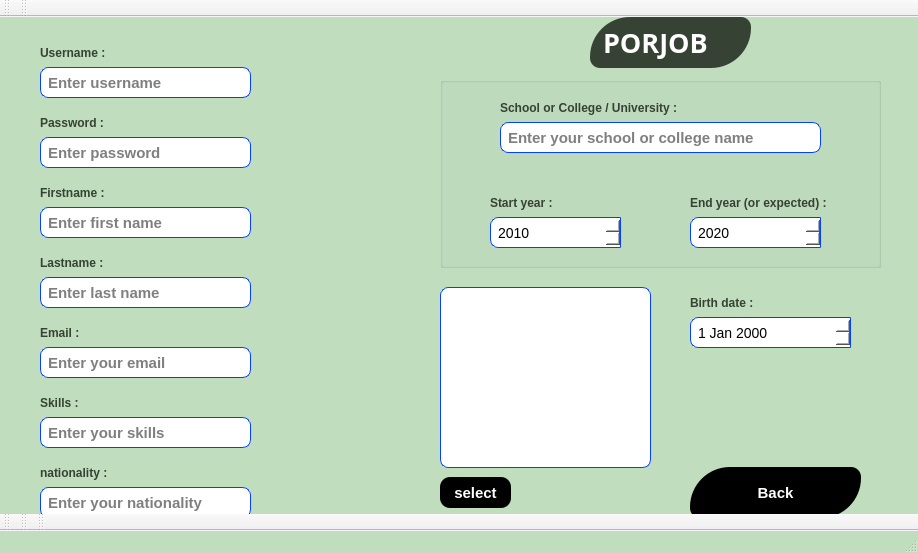
<?xml version="1.0" encoding="UTF-8"?>
<ui version="4.0">
 <class>verificationpage</class>
 <widget class="QMainWindow" name="verificationpage">
  <property name="geometry">
   <rect>
    <x>0</x>
    <y>0</y>
    <width>918</width>
    <height>553</height>
   </rect>
  </property>
  <property name="font">
   <font>
    <family>Nirmala UI</family>
    <pointsize>-1</pointsize>
    <weight>50</weight>
    <italic>false</italic>
    <bold>false</bold>
   </font>
  </property>
  <property name="acceptDrops">
   <bool>false</bool>
  </property>
  <property name="windowTitle">
   <string>MainWindow</string>
  </property>
  <property name="styleSheet">
   <string notr="true">QMainWindow {
image: url(:/pishvazpic.JPG);
background-color: rgb(192, 221, 190);
font: 40px
}

#lineEdit_4{
font: bold 15px;
border-radius: 8px;
border: 1px solid #0640ff;
padding: 5px;
background-color: rgb(255, 255, 255);
}
#lineEsit{
font: bold 15px;
border-radius: 8px;
border: 1px solid #0640ff;
padding: 5px;

}
QPushButton#pushButton_back{
background-color: black;
color: white;
font: bold 15px;
border-radius: 10px;
transition: 0.2s;
}
QPushButton#pushButton_back:hover {
background-color: rgb(80,80,80);
font: bold 17px;
}
QPushButton#pushButton_back:pressed {
background-color: rgb(50,50,50);
}

QPushButton#pushButton_back:focus{
box-shadow: 0 0 5px rgba(0,0,255,0.5);
font: bold 15px;
Width: 150px;
}

QPushButton#pushButton_select_photo{
background-color: black;
color: white;
font: bold 15px;
border-radius: 10px;
transition: 0.2s;
}
QPushButton#pushButton_select_photo:hover {
background-color: rgb(80,80,80);
font: bold 17px;
}
QPushButton#pushButton_select_photo:pressed {
background-color: rgb(50,50,50);
}

QPushButton#pushButton_select_photo:focus{
box-shadow: 0 0 5px rgba(0,0,255,0.5);
font: bold 15px;
Width: 150px;
}</string>
  </property>
  <widget class="QWidget" name="centralwidget">
   <property name="maximumSize">
    <size>
     <width>918</width>
     <height>512</height>
    </size>
   </property>
   <property name="styleSheet">
    <string notr="true"/>
   </property>
   <widget class="QGroupBox" name="groupBox">
    <property name="enabled">
     <bool>true</bool>
    </property>
    <property name="geometry">
     <rect>
      <x>440</x>
      <y>60</y>
      <width>441</width>
      <height>191</height>
     </rect>
    </property>
    <property name="font">
     <font>
      <pointsize>5</pointsize>
      <stylestrategy>PreferDefault</stylestrategy>
     </font>
    </property>
    <property name="toolTip">
     <string/>
    </property>
    <property name="toolTipDuration">
     <number>16</number>
    </property>
    <property name="layoutDirection">
     <enum>Qt::LeftToRight</enum>
    </property>
    <property name="locale">
     <locale language="Duala" country="Cameroon"/>
    </property>
    <property name="title">
     <string/>
    </property>
    <property name="alignment">
     <set>Qt::AlignRight|Qt::AlignTrailing|Qt::AlignVCenter</set>
    </property>
    <property name="flat">
     <bool>false</bool>
    </property>
    <property name="checkable">
     <bool>false</bool>
    </property>
    <widget class="QLineEdit" name="lineEdit_school">
     <property name="geometry">
      <rect>
       <x>60</x>
       <y>45</y>
       <width>321</width>
       <height>31</height>
      </rect>
     </property>
     <property name="font">
      <font>
       <family>Nirmala UI</family>
       <pointsize>-1</pointsize>
       <weight>75</weight>
       <italic>false</italic>
       <bold>true</bold>
       <underline>false</underline>
       <strikeout>false</strikeout>
       <kerning>false</kerning>
      </font>
     </property>
     <property name="mouseTracking">
      <bool>false</bool>
     </property>
     <property name="acceptDrops">
      <bool>false</bool>
     </property>
     <property name="toolTip">
      <string notr="true"/>
     </property>
     <property name="styleSheet">
      <string notr="true">background-color: rgb(255, 255, 255);
font: bold 15px;
border-radius: 8px;
border: 1px solid #0640ff;
padding: 5px;

</string>
     </property>
     <property name="inputMask">
      <string notr="true"/>
     </property>
     <property name="frame">
      <bool>false</bool>
     </property>
     <property name="placeholderText">
      <string notr="true">Enter your school or college name</string>
     </property>
    </widget>
    <widget class="QSpinBox" name="spinBox_start_year">
     <property name="geometry">
      <rect>
       <x>50</x>
       <y>140</y>
       <width>131</width>
       <height>31</height>
      </rect>
     </property>
     <property name="styleSheet">
      <string notr="true">font: 14px;
border-radius: 8px;
border: 1px solid #0640ff;
padding: 5px;
background-color: rgb(255, 255, 255);
border-top-right-radius: 1px;
border-bottom-right-radius: 1px;</string>
     </property>
     <property name="minimum">
      <number>2010</number>
     </property>
     <property name="maximum">
      <number>2024</number>
     </property>
    </widget>
    <widget class="QSpinBox" name="spinBox_end_year">
     <property name="geometry">
      <rect>
       <x>250</x>
       <y>140</y>
       <width>131</width>
       <height>31</height>
      </rect>
     </property>
     <property name="styleSheet">
      <string notr="true">font: 14px;
border-radius: 8px;
border: 1px solid #0640ff;
padding: 5px;
background-color: rgb(255, 255, 255);
border-top-right-radius: 1px;
border-bottom-right-radius: 1px;</string>
     </property>
     <property name="minimum">
      <number>2020</number>
     </property>
     <property name="maximum">
      <number>2030</number>
     </property>
    </widget>
    <widget class="QLabel" name="label_6">
     <property name="geometry">
      <rect>
       <x>60</x>
       <y>15</y>
       <width>181</width>
       <height>31</height>
      </rect>
     </property>
     <property name="font">
      <font>
       <family>Nirmala UI</family>
       <pointsize>9</pointsize>
       <weight>75</weight>
       <bold>true</bold>
      </font>
     </property>
     <property name="styleSheet">
      <string notr="true">color: rgb(54, 66, 51);</string>
     </property>
     <property name="text">
      <string>School or College / University :</string>
     </property>
    </widget>
    <widget class="QLabel" name="label_7">
     <property name="geometry">
      <rect>
       <x>50</x>
       <y>110</y>
       <width>71</width>
       <height>31</height>
      </rect>
     </property>
     <property name="font">
      <font>
       <family>Nirmala UI</family>
       <pointsize>9</pointsize>
       <weight>75</weight>
       <bold>true</bold>
      </font>
     </property>
     <property name="styleSheet">
      <string notr="true">color: rgb(54, 66, 51);</string>
     </property>
     <property name="text">
      <string>Start year :</string>
     </property>
    </widget>
    <widget class="QLabel" name="label_8">
     <property name="geometry">
      <rect>
       <x>250</x>
       <y>110</y>
       <width>141</width>
       <height>31</height>
      </rect>
     </property>
     <property name="font">
      <font>
       <family>Nirmala UI</family>
       <pointsize>9</pointsize>
       <weight>75</weight>
       <bold>true</bold>
      </font>
     </property>
     <property name="styleSheet">
      <string notr="true">color: rgb(54, 66, 51);</string>
     </property>
     <property name="text">
      <string>End year (or expected) :</string>
     </property>
    </widget>
   </widget>
   <widget class="QLineEdit" name="lineEdit_skills">
    <property name="geometry">
     <rect>
      <x>40</x>
      <y>400</y>
      <width>211</width>
      <height>31</height>
     </rect>
    </property>
    <property name="font">
     <font>
      <family>Nirmala UI</family>
      <pointsize>-1</pointsize>
      <weight>75</weight>
      <italic>false</italic>
      <bold>true</bold>
     </font>
    </property>
    <property name="styleSheet">
     <string notr="true">font: bold 15px;
border-radius: 8px;
border: 1px solid #0640ff;
padding: 5px;
background-color: rgb(255, 255, 255);
</string>
    </property>
    <property name="placeholderText">
     <string>Enter your skills</string>
    </property>
   </widget>
   <widget class="QLabel" name="label">
    <property name="geometry">
     <rect>
      <x>40</x>
      <y>300</y>
      <width>121</width>
      <height>31</height>
     </rect>
    </property>
    <property name="font">
     <font>
      <family>Nirmala UI</family>
      <pointsize>9</pointsize>
      <weight>75</weight>
      <bold>true</bold>
     </font>
    </property>
    <property name="styleSheet">
     <string notr="true">color: rgb(54, 66, 51);</string>
    </property>
    <property name="text">
     <string>Email :</string>
    </property>
   </widget>
   <widget class="QLabel" name="label_3">
    <property name="geometry">
     <rect>
      <x>40</x>
      <y>370</y>
      <width>131</width>
      <height>31</height>
     </rect>
    </property>
    <property name="font">
     <font>
      <family>Nirmala UI</family>
      <pointsize>9</pointsize>
      <weight>75</weight>
      <bold>true</bold>
     </font>
    </property>
    <property name="styleSheet">
     <string notr="true">color: rgb(54, 66, 51);</string>
    </property>
    <property name="text">
     <string>Skills :</string>
    </property>
   </widget>
   <widget class="QLabel" name="label_4">
    <property name="geometry">
     <rect>
      <x>690</x>
      <y>270</y>
      <width>71</width>
      <height>31</height>
     </rect>
    </property>
    <property name="font">
     <font>
      <family>Nirmala UI</family>
      <pointsize>9</pointsize>
      <weight>75</weight>
      <bold>true</bold>
     </font>
    </property>
    <property name="styleSheet">
     <string notr="true">color: rgb(54, 66, 51);</string>
    </property>
    <property name="frameShape">
     <enum>QFrame::NoFrame</enum>
    </property>
    <property name="frameShadow">
     <enum>QFrame::Sunken</enum>
    </property>
    <property name="text">
     <string>Birth date :</string>
    </property>
   </widget>
   <widget class="QDateEdit" name="dateEdit">
    <property name="geometry">
     <rect>
      <x>690</x>
      <y>300</y>
      <width>161</width>
      <height>31</height>
     </rect>
    </property>
    <property name="styleSheet">
     <string notr="true">font: 14px;
border-radius: 8px;
border: 1px solid #0640ff;
padding: 5px;
background-color: rgb(255, 255, 255);
border-top-right-radius: 1px;
border-bottom-right-radius: 1px;</string>
    </property>
   </widget>
   <widget class="QLabel" name="label_9">
    <property name="geometry">
     <rect>
      <x>590</x>
      <y>0</y>
      <width>161</width>
      <height>51</height>
     </rect>
    </property>
    <property name="font">
     <font>
      <family>Magneto</family>
      <pointsize>20</pointsize>
      <weight>75</weight>
      <bold>true</bold>
     </font>
    </property>
    <property name="styleSheet">
     <string notr="true">background-color: rgb(54, 66, 51);
color: white;
padding: 5px;
border-radius: 10px;
border-top-left-radius: 40px;
border-bottom-right-radius: 40px;

</string>
    </property>
    <property name="text">
     <string>PORJOB</string>
    </property>
   </widget>
   <widget class="QPushButton" name="pushButton_back">
    <property name="geometry">
     <rect>
      <x>690</x>
      <y>450</y>
      <width>171</width>
      <height>51</height>
     </rect>
    </property>
    <property name="font">
     <font>
      <family>Nirmala UI</family>
      <pointsize>-1</pointsize>
      <weight>75</weight>
      <italic>false</italic>
      <bold>true</bold>
     </font>
    </property>
    <property name="styleSheet">
     <string notr="true">border-radius: 10px;
border-top-left-radius: 40px;
border-bottom-right-radius: 40px;</string>
    </property>
    <property name="text">
     <string>Back</string>
    </property>
   </widget>
   <widget class="QLineEdit" name="lineEdit_lname">
    <property name="geometry">
     <rect>
      <x>40</x>
      <y>260</y>
      <width>211</width>
      <height>31</height>
     </rect>
    </property>
    <property name="font">
     <font>
      <family>Nirmala UI</family>
      <pointsize>-1</pointsize>
      <weight>75</weight>
      <italic>false</italic>
      <bold>true</bold>
     </font>
    </property>
    <property name="styleSheet">
     <string notr="true">font: bold 15px;
border-radius: 8px;
border: 1px solid #0640ff;
padding: 5px;
background-color: rgb(255, 255, 255);
</string>
    </property>
    <property name="placeholderText">
     <string>Enter last name</string>
    </property>
   </widget>
   <widget class="QLabel" name="label_lname">
    <property name="geometry">
     <rect>
      <x>40</x>
      <y>230</y>
      <width>91</width>
      <height>31</height>
     </rect>
    </property>
    <property name="font">
     <font>
      <family>Nirmala UI</family>
      <pointsize>9</pointsize>
      <weight>75</weight>
      <bold>true</bold>
     </font>
    </property>
    <property name="styleSheet">
     <string notr="true">color: rgb(54, 66, 51);</string>
    </property>
    <property name="text">
     <string>Lastname :</string>
    </property>
   </widget>
   <widget class="QLineEdit" name="lineEdit_fname">
    <property name="geometry">
     <rect>
      <x>40</x>
      <y>190</y>
      <width>211</width>
      <height>31</height>
     </rect>
    </property>
    <property name="font">
     <font>
      <family>Nirmala UI</family>
      <pointsize>-1</pointsize>
      <weight>75</weight>
      <italic>false</italic>
      <bold>true</bold>
     </font>
    </property>
    <property name="styleSheet">
     <string notr="true">font: bold 15px;
border-radius: 8px;
border: 1px solid #0640ff;
padding: 5px;
background-color: rgb(255, 255, 255);
</string>
    </property>
    <property name="placeholderText">
     <string>Enter first name</string>
    </property>
   </widget>
   <widget class="QLabel" name="label_lname_2">
    <property name="geometry">
     <rect>
      <x>40</x>
      <y>160</y>
      <width>121</width>
      <height>31</height>
     </rect>
    </property>
    <property name="font">
     <font>
      <family>Nirmala UI</family>
      <pointsize>9</pointsize>
      <weight>75</weight>
      <bold>true</bold>
     </font>
    </property>
    <property name="styleSheet">
     <string notr="true">color: rgb(54, 66, 51);</string>
    </property>
    <property name="text">
     <string>Firstname :</string>
    </property>
   </widget>
   <widget class="QLineEdit" name="lineEdit_password">
    <property name="geometry">
     <rect>
      <x>40</x>
      <y>120</y>
      <width>211</width>
      <height>31</height>
     </rect>
    </property>
    <property name="font">
     <font>
      <family>Nirmala UI</family>
      <pointsize>-1</pointsize>
      <weight>75</weight>
      <italic>false</italic>
      <bold>true</bold>
     </font>
    </property>
    <property name="styleSheet">
     <string notr="true">font: bold 15px;
border-radius: 8px;
border: 1px solid #0640ff;
padding: 5px;
background-color: rgb(255, 255, 255);
</string>
    </property>
    <property name="placeholderText">
     <string>Enter password</string>
    </property>
   </widget>
   <widget class="QLabel" name="label_password">
    <property name="geometry">
     <rect>
      <x>40</x>
      <y>90</y>
      <width>121</width>
      <height>31</height>
     </rect>
    </property>
    <property name="font">
     <font>
      <family>Nirmala UI</family>
      <pointsize>9</pointsize>
      <weight>75</weight>
      <bold>true</bold>
     </font>
    </property>
    <property name="styleSheet">
     <string notr="true">color: rgb(54, 66, 51);</string>
    </property>
    <property name="text">
     <string>Password :</string>
    </property>
   </widget>
   <widget class="QLineEdit" name="lineEdit_username">
    <property name="geometry">
     <rect>
      <x>40</x>
      <y>50</y>
      <width>211</width>
      <height>31</height>
     </rect>
    </property>
    <property name="font">
     <font>
      <family>Nirmala UI</family>
      <pointsize>-1</pointsize>
      <weight>75</weight>
      <italic>false</italic>
      <bold>true</bold>
     </font>
    </property>
    <property name="styleSheet">
     <string notr="true">font: bold 15px;
border-radius: 8px;
border: 1px solid #0640ff;
padding: 5px;
background-color: rgb(255, 255, 255);
</string>
    </property>
    <property name="placeholderText">
     <string>Enter username</string>
    </property>
   </widget>
   <widget class="QLabel" name="label_username">
    <property name="geometry">
     <rect>
      <x>40</x>
      <y>20</y>
      <width>121</width>
      <height>31</height>
     </rect>
    </property>
    <property name="font">
     <font>
      <family>Nirmala UI</family>
      <pointsize>9</pointsize>
      <weight>75</weight>
      <bold>true</bold>
     </font>
    </property>
    <property name="styleSheet">
     <string notr="true">color: rgb(54, 66, 51);</string>
    </property>
    <property name="text">
     <string>Username :</string>
    </property>
   </widget>
   <widget class="QLabel" name="label_10">
    <property name="geometry">
     <rect>
      <x>440</x>
      <y>270</y>
      <width>211</width>
      <height>181</height>
     </rect>
    </property>
    <property name="styleSheet">
     <string notr="true">font: bold 15px;
border-radius: 8px;
border: 1px solid #0640ff;
padding: 5px;
background-color: rgb(255, 255, 255);
</string>
    </property>
    <property name="frameShape">
     <enum>QFrame::Box</enum>
    </property>
    <property name="text">
     <string/>
    </property>
   </widget>
   <widget class="QPushButton" name="pushButton_select_photo">
    <property name="geometry">
     <rect>
      <x>440</x>
      <y>460</y>
      <width>71</width>
      <height>31</height>
     </rect>
    </property>
    <property name="font">
     <font>
      <family>Nirmala UI</family>
      <pointsize>-1</pointsize>
      <weight>75</weight>
      <italic>false</italic>
      <bold>true</bold>
     </font>
    </property>
    <property name="styleSheet">
     <string notr="true">border-radius: 10px;
</string>
    </property>
    <property name="text">
     <string>select</string>
    </property>
   </widget>
   <widget class="QLineEdit" name="lineEdit_email">
    <property name="geometry">
     <rect>
      <x>40</x>
      <y>330</y>
      <width>211</width>
      <height>31</height>
     </rect>
    </property>
    <property name="font">
     <font>
      <family>Nirmala UI</family>
      <pointsize>-1</pointsize>
      <weight>75</weight>
      <italic>false</italic>
      <bold>true</bold>
     </font>
    </property>
    <property name="styleSheet">
     <string notr="true">font: bold 15px;
border-radius: 8px;
border: 1px solid #0640ff;
padding: 5px;
background-color: rgb(255, 255, 255);
</string>
    </property>
    <property name="placeholderText">
     <string>Enter your email</string>
    </property>
   </widget>
   <widget class="QLabel" name="label_5">
    <property name="geometry">
     <rect>
      <x>40</x>
      <y>440</y>
      <width>131</width>
      <height>31</height>
     </rect>
    </property>
    <property name="font">
     <font>
      <family>Nirmala UI</family>
      <pointsize>9</pointsize>
      <weight>75</weight>
      <bold>true</bold>
     </font>
    </property>
    <property name="styleSheet">
     <string notr="true">color: rgb(54, 66, 51);</string>
    </property>
    <property name="text">
     <string>nationality :</string>
    </property>
   </widget>
   <widget class="QLineEdit" name="lineEdit_na">
    <property name="geometry">
     <rect>
      <x>40</x>
      <y>470</y>
      <width>211</width>
      <height>31</height>
     </rect>
    </property>
    <property name="font">
     <font>
      <family>Nirmala UI</family>
      <pointsize>-1</pointsize>
      <weight>75</weight>
      <italic>false</italic>
      <bold>true</bold>
     </font>
    </property>
    <property name="styleSheet">
     <string notr="true">font: bold 15px;
border-radius: 8px;
border: 1px solid #0640ff;
padding: 5px;
background-color: rgb(255, 255, 255);
</string>
    </property>
    <property name="placeholderText">
     <string>Enter your nationality</string>
    </property>
   </widget>
  </widget>
  <widget class="QMenuBar" name="menubar">
   <property name="geometry">
    <rect>
     <x>0</x>
     <y>0</y>
     <width>918</width>
     <height>21</height>
    </rect>
   </property>
  </widget>
  <widget class="QToolBar" name="toolBar">
   <property name="windowTitle">
    <string>toolBar</string>
   </property>
   <attribute name="toolBarArea">
    <enum>BottomToolBarArea</enum>
   </attribute>
   <attribute name="toolBarBreak">
    <bool>false</bool>
   </attribute>
  </widget>
  <widget class="QToolBar" name="toolBar_2">
   <property name="windowTitle">
    <string>toolBar_2</string>
   </property>
   <attribute name="toolBarArea">
    <enum>TopToolBarArea</enum>
   </attribute>
   <attribute name="toolBarBreak">
    <bool>false</bool>
   </attribute>
  </widget>
  <widget class="QToolBar" name="toolBar_3">
   <property name="windowTitle">
    <string>toolBar_3</string>
   </property>
   <attribute name="toolBarArea">
    <enum>BottomToolBarArea</enum>
   </attribute>
   <attribute name="toolBarBreak">
    <bool>false</bool>
   </attribute>
  </widget>
  <widget class="QStatusBar" name="statusBar"/>
  <widget class="QToolBar" name="toolBar_4">
   <property name="windowTitle">
    <string>toolBar_4</string>
   </property>
   <attribute name="toolBarArea">
    <enum>BottomToolBarArea</enum>
   </attribute>
   <attribute name="toolBarBreak">
    <bool>false</bool>
   </attribute>
  </widget>
  <widget class="QToolBar" name="toolBar_5">
   <property name="windowTitle">
    <string>toolBar_5</string>
   </property>
   <attribute name="toolBarArea">
    <enum>TopToolBarArea</enum>
   </attribute>
   <attribute name="toolBarBreak">
    <bool>false</bool>
   </attribute>
  </widget>
 </widget>
 <resources/>
 <connections/>
</ui>
